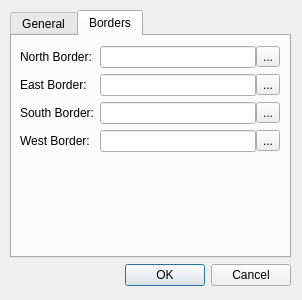
<?xml version="1.0" encoding="UTF-8"?>
<ui version="4.0">
 <class>MapPropertiesDlg</class>
 <widget class="QDialog" name="MapPropertiesDlg">
  <property name="geometry">
   <rect>
    <x>0</x>
    <y>0</y>
    <width>302</width>
    <height>300</height>
   </rect>
  </property>
  <property name="sizePolicy">
   <sizepolicy hsizetype="Fixed" vsizetype="Fixed">
    <horstretch>0</horstretch>
    <verstretch>0</verstretch>
   </sizepolicy>
  </property>
  <property name="minimumSize">
   <size>
    <width>302</width>
    <height>300</height>
   </size>
  </property>
  <property name="maximumSize">
   <size>
    <width>302</width>
    <height>300</height>
   </size>
  </property>
  <property name="windowTitle">
   <string>Map Properties</string>
  </property>
  <widget class="QWidget" name="">
   <property name="geometry">
    <rect>
     <x>10</x>
     <y>10</y>
     <width>281</width>
     <height>276</height>
    </rect>
   </property>
   <layout class="QVBoxLayout" name="verticalLayout">
    <item>
     <widget class="QTabWidget" name="tabWidget">
      <property name="minimumSize">
       <size>
        <width>0</width>
        <height>241</height>
       </size>
      </property>
      <property name="currentIndex">
       <number>1</number>
      </property>
      <widget class="QWidget" name="GeneralTab">
       <attribute name="title">
        <string>General</string>
       </attribute>
       <widget class="QWidget" name="">
        <property name="geometry">
         <rect>
          <x>10</x>
          <y>10</y>
          <width>241</width>
          <height>121</height>
         </rect>
        </property>
        <layout class="QFormLayout" name="formLayout">
         <item row="0" column="0">
          <widget class="QLabel" name="label">
           <property name="text">
            <string>Map Name:</string>
           </property>
          </widget>
         </item>
         <item row="0" column="1">
          <widget class="QLineEdit" name="MapNameEdit">
           <property name="whatsThis">
            <string>The name of the map that is shown to players.</string>
           </property>
          </widget>
         </item>
         <item row="1" column="0">
          <widget class="QLabel" name="label_6">
           <property name="text">
            <string>Width:</string>
           </property>
          </widget>
         </item>
         <item row="1" column="1">
          <widget class="QSpinBox" name="WidthSpin">
           <property name="wrapping">
            <bool>false</bool>
           </property>
           <property name="frame">
            <bool>true</bool>
           </property>
           <property name="minimum">
            <number>1</number>
           </property>
           <property name="maximum">
            <number>999</number>
           </property>
          </widget>
         </item>
         <item row="2" column="0">
          <widget class="QLabel" name="label_7">
           <property name="text">
            <string>Height:</string>
           </property>
          </widget>
         </item>
         <item row="2" column="1">
          <widget class="QSpinBox" name="HeightSpin">
           <property name="wrapping">
            <bool>false</bool>
           </property>
           <property name="minimum">
            <number>1</number>
           </property>
           <property name="maximum">
            <number>999</number>
           </property>
          </widget>
         </item>
        </layout>
       </widget>
      </widget>
      <widget class="QWidget" name="BordersTab">
       <attribute name="title">
        <string>Borders</string>
       </attribute>
       <widget class="QWidget" name="">
        <property name="geometry">
         <rect>
          <x>8</x>
          <y>10</y>
          <width>260</width>
          <height>136</height>
         </rect>
        </property>
        <layout class="QFormLayout" name="formLayout_2">
         <item row="0" column="0">
          <widget class="QLabel" name="label_2">
           <property name="text">
            <string>North Border:</string>
           </property>
          </widget>
         </item>
         <item row="0" column="1">
          <layout class="QHBoxLayout" name="horizontalLayout">
           <property name="spacing">
            <number>0</number>
           </property>
           <item>
            <widget class="QLineEdit" name="NorthBorderEdit"/>
           </item>
           <item>
            <widget class="QToolButton" name="NorthBorderBrowse">
             <property name="text">
              <string>...</string>
             </property>
            </widget>
           </item>
          </layout>
         </item>
         <item row="1" column="0">
          <widget class="QLabel" name="label_3">
           <property name="text">
            <string>East Border:</string>
           </property>
          </widget>
         </item>
         <item row="1" column="1">
          <layout class="QHBoxLayout" name="horizontalLayout_2">
           <property name="spacing">
            <number>0</number>
           </property>
           <item>
            <widget class="QLineEdit" name="EastBorderEdit"/>
           </item>
           <item>
            <widget class="QToolButton" name="EastBorderBrowse">
             <property name="text">
              <string>...</string>
             </property>
            </widget>
           </item>
          </layout>
         </item>
         <item row="2" column="0">
          <widget class="QLabel" name="label_4">
           <property name="text">
            <string>South Border:</string>
           </property>
          </widget>
         </item>
         <item row="2" column="1">
          <layout class="QHBoxLayout" name="horizontalLayout_3">
           <property name="spacing">
            <number>0</number>
           </property>
           <item>
            <widget class="QLineEdit" name="SouthBorderEdit"/>
           </item>
           <item>
            <widget class="QToolButton" name="SouthBorderBrowse">
             <property name="text">
              <string>...</string>
             </property>
            </widget>
           </item>
          </layout>
         </item>
         <item row="3" column="0">
          <widget class="QLabel" name="label_5">
           <property name="text">
            <string>West Border:</string>
           </property>
          </widget>
         </item>
         <item row="3" column="1">
          <layout class="QHBoxLayout" name="horizontalLayout_4">
           <property name="spacing">
            <number>0</number>
           </property>
           <item>
            <widget class="QLineEdit" name="WestBorderEdit"/>
           </item>
           <item>
            <widget class="QToolButton" name="WestBorderBrowse">
             <property name="text">
              <string>...</string>
             </property>
            </widget>
           </item>
          </layout>
         </item>
        </layout>
       </widget>
      </widget>
     </widget>
    </item>
    <item>
     <widget class="QDialogButtonBox" name="buttonBox">
      <property name="orientation">
       <enum>Qt::Horizontal</enum>
      </property>
      <property name="standardButtons">
       <set>QDialogButtonBox::Cancel|QDialogButtonBox::Ok</set>
      </property>
     </widget>
    </item>
   </layout>
  </widget>
 </widget>
 <resources/>
 <connections>
  <connection>
   <sender>buttonBox</sender>
   <signal>accepted()</signal>
   <receiver>MapPropertiesDlg</receiver>
   <slot>accept()</slot>
   <hints>
    <hint type="sourcelabel">
     <x>248</x>
     <y>254</y>
    </hint>
    <hint type="destinationlabel">
     <x>157</x>
     <y>274</y>
    </hint>
   </hints>
  </connection>
  <connection>
   <sender>buttonBox</sender>
   <signal>rejected()</signal>
   <receiver>MapPropertiesDlg</receiver>
   <slot>reject()</slot>
   <hints>
    <hint type="sourcelabel">
     <x>316</x>
     <y>260</y>
    </hint>
    <hint type="destinationlabel">
     <x>286</x>
     <y>274</y>
    </hint>
   </hints>
  </connection>
 </connections>
</ui>
